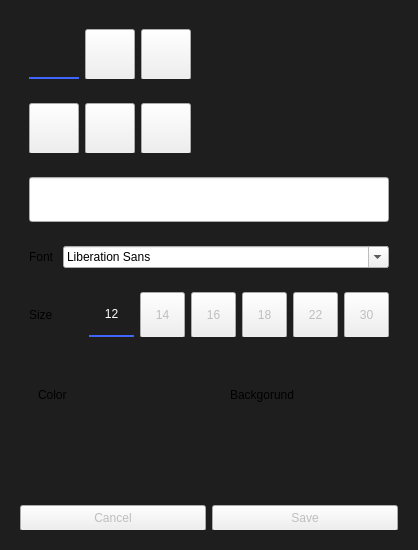
<?xml version="1.0" encoding="UTF-8"?>
<ui version="4.0">
 <class>Dialog</class>
 <widget class="QDialog" name="Dialog">
  <property name="geometry">
   <rect>
    <x>0</x>
    <y>0</y>
    <width>418</width>
    <height>550</height>
   </rect>
  </property>
  <property name="windowTitle">
   <string>Add Font</string>
  </property>
  <property name="styleSheet">
   <string notr="true">QDialog {background-color: rgb(30, 30, 30);
}

QPushButton {
font: 570 10pt &quot;Consolas&quot;;
color: 	rgb(190, 190, 190);
padding: 5 5 5 5;
margin: 0 0 -1 0;
}
QPushButton:hover {
			color: white;
        }
QPushButton:checked  {
		border: 0px;
		border-radius: 0px;
		border-bottom: 3px solid  rgb(63, 101, 255);
		color: white;
}
QPushButton:unchecked  {
		border: 0px;
		background-color: transparent;
		color: 	rgb(171, 171, 171);
}
QToolTip{ 
		font: 12pt;
		color: rgb(100, 100, 100);
}</string>
  </property>
  <layout class="QVBoxLayout" name="verticalLayout">
   <item>
    <widget class="QWidget" name="widget" native="true">
     <property name="styleSheet">
      <string notr="true"/>
     </property>
     <layout class="QVBoxLayout" name="verticalLayout_2">
      <item>
       <widget class="QWidget" name="widget_7" native="true">
        <layout class="QHBoxLayout" name="horizontalLayout_2">
         <item>
          <widget class="QPushButton" name="pushButton">
           <property name="minimumSize">
            <size>
             <width>50</width>
             <height>50</height>
            </size>
           </property>
           <property name="maximumSize">
            <size>
             <width>50</width>
             <height>50</height>
            </size>
           </property>
           <property name="text">
            <string/>
           </property>
           <property name="icon">
            <iconset>
             <normaloff>../../resources/icons/align-left.png</normaloff>../../resources/icons/align-left.png</iconset>
           </property>
           <property name="checkable">
            <bool>true</bool>
           </property>
           <property name="checked">
            <bool>true</bool>
           </property>
           <attribute name="buttonGroup">
            <string notr="true">alignButtonGroup</string>
           </attribute>
          </widget>
         </item>
         <item>
          <widget class="QPushButton" name="pushButton_2">
           <property name="minimumSize">
            <size>
             <width>50</width>
             <height>50</height>
            </size>
           </property>
           <property name="maximumSize">
            <size>
             <width>50</width>
             <height>50</height>
            </size>
           </property>
           <property name="text">
            <string/>
           </property>
           <property name="icon">
            <iconset>
             <normaloff>../../resources/icons/format.png</normaloff>../../resources/icons/format.png</iconset>
           </property>
           <property name="checkable">
            <bool>true</bool>
           </property>
           <property name="checked">
            <bool>false</bool>
           </property>
           <attribute name="buttonGroup">
            <string notr="true">alignButtonGroup</string>
           </attribute>
          </widget>
         </item>
         <item>
          <widget class="QPushButton" name="pushButton_3">
           <property name="minimumSize">
            <size>
             <width>50</width>
             <height>50</height>
            </size>
           </property>
           <property name="maximumSize">
            <size>
             <width>50</width>
             <height>50</height>
            </size>
           </property>
           <property name="text">
            <string/>
           </property>
           <property name="icon">
            <iconset>
             <normaloff>../../resources/icons/align-right.png</normaloff>../../resources/icons/align-right.png</iconset>
           </property>
           <property name="checkable">
            <bool>true</bool>
           </property>
           <property name="checked">
            <bool>false</bool>
           </property>
           <attribute name="buttonGroup">
            <string notr="true">alignButtonGroup</string>
           </attribute>
          </widget>
         </item>
         <item>
          <spacer name="horizontalSpacer">
           <property name="orientation">
            <enum>Qt::Horizontal</enum>
           </property>
           <property name="sizeHint" stdset="0">
            <size>
             <width>40</width>
             <height>20</height>
            </size>
           </property>
          </spacer>
         </item>
        </layout>
       </widget>
      </item>
      <item>
       <widget class="QWidget" name="widget_3" native="true">
        <layout class="QHBoxLayout" name="horizontalLayout_3">
         <item>
          <widget class="QPushButton" name="pushButton_4">
           <property name="minimumSize">
            <size>
             <width>50</width>
             <height>50</height>
            </size>
           </property>
           <property name="maximumSize">
            <size>
             <width>50</width>
             <height>50</height>
            </size>
           </property>
           <property name="text">
            <string/>
           </property>
           <property name="icon">
            <iconset>
             <normaloff>../../resources/icons/bold-text.png</normaloff>../../resources/icons/bold-text.png</iconset>
           </property>
           <property name="checkable">
            <bool>true</bool>
           </property>
          </widget>
         </item>
         <item>
          <widget class="QPushButton" name="pushButton_5">
           <property name="minimumSize">
            <size>
             <width>50</width>
             <height>50</height>
            </size>
           </property>
           <property name="maximumSize">
            <size>
             <width>50</width>
             <height>50</height>
            </size>
           </property>
           <property name="text">
            <string/>
           </property>
           <property name="icon">
            <iconset>
             <normaloff>../../resources/icons/italic-font.png</normaloff>../../resources/icons/italic-font.png</iconset>
           </property>
           <property name="checkable">
            <bool>true</bool>
           </property>
          </widget>
         </item>
         <item>
          <widget class="QPushButton" name="pushButton_6">
           <property name="minimumSize">
            <size>
             <width>50</width>
             <height>50</height>
            </size>
           </property>
           <property name="maximumSize">
            <size>
             <width>50</width>
             <height>50</height>
            </size>
           </property>
           <property name="text">
            <string/>
           </property>
           <property name="icon">
            <iconset>
             <normaloff>../../resources/icons/underline-text.png</normaloff>../../resources/icons/underline-text.png</iconset>
           </property>
           <property name="checkable">
            <bool>true</bool>
           </property>
          </widget>
         </item>
         <item>
          <spacer name="horizontalSpacer_2">
           <property name="orientation">
            <enum>Qt::Horizontal</enum>
           </property>
           <property name="sizeHint" stdset="0">
            <size>
             <width>40</width>
             <height>20</height>
            </size>
           </property>
          </spacer>
         </item>
        </layout>
       </widget>
      </item>
      <item>
       <widget class="QWidget" name="widget_13" native="true">
        <layout class="QHBoxLayout" name="horizontalLayout_6">
         <item>
          <widget class="QLineEdit" name="lineEdit">
           <property name="minimumSize">
            <size>
             <width>0</width>
             <height>45</height>
            </size>
           </property>
          </widget>
         </item>
        </layout>
       </widget>
      </item>
      <item>
       <widget class="QWidget" name="widget_5" native="true">
        <layout class="QHBoxLayout" name="horizontalLayout_4">
         <item>
          <widget class="QLabel" name="label">
           <property name="sizePolicy">
            <sizepolicy hsizetype="Fixed" vsizetype="Preferred">
             <horstretch>0</horstretch>
             <verstretch>0</verstretch>
            </sizepolicy>
           </property>
           <property name="text">
            <string>Font </string>
           </property>
          </widget>
         </item>
         <item>
          <widget class="QFontComboBox" name="fontComboBox"/>
         </item>
        </layout>
       </widget>
      </item>
      <item>
       <widget class="QWidget" name="widget_6" native="true">
        <layout class="QHBoxLayout" name="horizontalLayout_5">
         <item>
          <widget class="QLabel" name="label_2">
           <property name="text">
            <string>Size</string>
           </property>
          </widget>
         </item>
         <item>
          <widget class="QPushButton" name="pushButton_10">
           <property name="minimumSize">
            <size>
             <width>45</width>
             <height>45</height>
            </size>
           </property>
           <property name="maximumSize">
            <size>
             <width>45</width>
             <height>45</height>
            </size>
           </property>
           <property name="text">
            <string>12</string>
           </property>
           <property name="checkable">
            <bool>true</bool>
           </property>
           <property name="checked">
            <bool>true</bool>
           </property>
           <attribute name="buttonGroup">
            <string notr="true">szieButtonGroup</string>
           </attribute>
          </widget>
         </item>
         <item>
          <widget class="QPushButton" name="pushButton_7">
           <property name="minimumSize">
            <size>
             <width>45</width>
             <height>45</height>
            </size>
           </property>
           <property name="maximumSize">
            <size>
             <width>45</width>
             <height>45</height>
            </size>
           </property>
           <property name="text">
            <string>14</string>
           </property>
           <property name="checkable">
            <bool>true</bool>
           </property>
           <attribute name="buttonGroup">
            <string notr="true">szieButtonGroup</string>
           </attribute>
          </widget>
         </item>
         <item>
          <widget class="QPushButton" name="pushButton_9">
           <property name="minimumSize">
            <size>
             <width>45</width>
             <height>45</height>
            </size>
           </property>
           <property name="maximumSize">
            <size>
             <width>45</width>
             <height>45</height>
            </size>
           </property>
           <property name="text">
            <string>16</string>
           </property>
           <property name="checkable">
            <bool>true</bool>
           </property>
           <attribute name="buttonGroup">
            <string notr="true">szieButtonGroup</string>
           </attribute>
          </widget>
         </item>
         <item>
          <widget class="QPushButton" name="pushButton_12">
           <property name="minimumSize">
            <size>
             <width>45</width>
             <height>45</height>
            </size>
           </property>
           <property name="maximumSize">
            <size>
             <width>45</width>
             <height>45</height>
            </size>
           </property>
           <property name="text">
            <string>18</string>
           </property>
           <property name="checkable">
            <bool>true</bool>
           </property>
           <attribute name="buttonGroup">
            <string notr="true">szieButtonGroup</string>
           </attribute>
          </widget>
         </item>
         <item>
          <widget class="QPushButton" name="pushButton_11">
           <property name="minimumSize">
            <size>
             <width>45</width>
             <height>45</height>
            </size>
           </property>
           <property name="maximumSize">
            <size>
             <width>45</width>
             <height>45</height>
            </size>
           </property>
           <property name="text">
            <string>22</string>
           </property>
           <property name="checkable">
            <bool>true</bool>
           </property>
           <attribute name="buttonGroup">
            <string notr="true">szieButtonGroup</string>
           </attribute>
          </widget>
         </item>
         <item>
          <widget class="QPushButton" name="pushButton_8">
           <property name="minimumSize">
            <size>
             <width>45</width>
             <height>45</height>
            </size>
           </property>
           <property name="maximumSize">
            <size>
             <width>45</width>
             <height>45</height>
            </size>
           </property>
           <property name="text">
            <string>30</string>
           </property>
           <property name="checkable">
            <bool>true</bool>
           </property>
           <attribute name="buttonGroup">
            <string notr="true">szieButtonGroup</string>
           </attribute>
          </widget>
         </item>
        </layout>
       </widget>
      </item>
     </layout>
    </widget>
   </item>
   <item>
    <widget class="QWidget" name="widget_2" native="true">
     <layout class="QHBoxLayout" name="horizontalLayout">
      <item>
       <widget class="QWidget" name="widget_9" native="true">
        <layout class="QVBoxLayout" name="verticalLayout_4">
         <item>
          <widget class="QWidget" name="widget_10" native="true">
           <property name="sizePolicy">
            <sizepolicy hsizetype="Preferred" vsizetype="Fixed">
             <horstretch>0</horstretch>
             <verstretch>0</verstretch>
            </sizepolicy>
           </property>
           <layout class="QVBoxLayout" name="verticalLayout_5">
            <item>
             <widget class="QLabel" name="label_3">
              <property name="sizePolicy">
               <sizepolicy hsizetype="Preferred" vsizetype="Fixed">
                <horstretch>0</horstretch>
                <verstretch>0</verstretch>
               </sizepolicy>
              </property>
              <property name="text">
               <string>Color</string>
              </property>
             </widget>
            </item>
           </layout>
          </widget>
         </item>
         <item>
          <widget class="QWidget" name="widget_4" native="true"/>
         </item>
        </layout>
       </widget>
      </item>
      <item>
       <widget class="QWidget" name="widget_8" native="true">
        <layout class="QVBoxLayout" name="verticalLayout_3">
         <item>
          <widget class="QWidget" name="widget_11" native="true">
           <property name="sizePolicy">
            <sizepolicy hsizetype="Preferred" vsizetype="Fixed">
             <horstretch>0</horstretch>
             <verstretch>0</verstretch>
            </sizepolicy>
           </property>
           <layout class="QVBoxLayout" name="verticalLayout_6">
            <item>
             <widget class="QLabel" name="label_4">
              <property name="sizePolicy">
               <sizepolicy hsizetype="Preferred" vsizetype="Fixed">
                <horstretch>0</horstretch>
                <verstretch>0</verstretch>
               </sizepolicy>
              </property>
              <property name="text">
               <string>Backgorund</string>
              </property>
             </widget>
            </item>
           </layout>
          </widget>
         </item>
         <item>
          <widget class="QWidget" name="widget_12" native="true"/>
         </item>
        </layout>
       </widget>
      </item>
     </layout>
    </widget>
   </item>
   <item>
    <widget class="QWidget" name="widget_14" native="true">
     <property name="sizePolicy">
      <sizepolicy hsizetype="Preferred" vsizetype="Fixed">
       <horstretch>0</horstretch>
       <verstretch>0</verstretch>
      </sizepolicy>
     </property>
     <layout class="QHBoxLayout" name="horizontalLayout_7">
      <item>
       <widget class="QPushButton" name="pushButton_13">
        <property name="text">
         <string>Cancel</string>
        </property>
       </widget>
      </item>
      <item>
       <widget class="QPushButton" name="pushButton_14">
        <property name="text">
         <string>Save</string>
        </property>
       </widget>
      </item>
     </layout>
    </widget>
   </item>
  </layout>
 </widget>
 <resources/>
 <connections/>
 <buttongroups>
  <buttongroup name="alignButtonGroup"/>
  <buttongroup name="szieButtonGroup"/>
 </buttongroups>
</ui>
